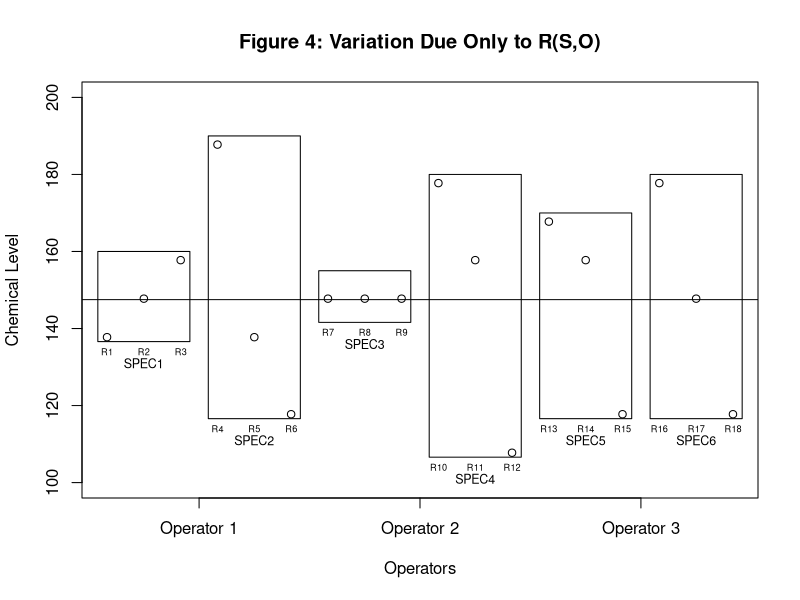

The R source for this figure:

run = seq(1,18)
Res = c(137.75,147.75,157.75,187.75,137.75,117.75,
147.75,147.75,147.75,177.75,157.75,107.75,
167.75,157.75,117.75,177.75,147.75,117.75)
spec = seq(1,6)
#postscript("u:/meth1/lectures/chemplot.ps",horizontal=F)
plot(run,Res,type="p",xlab="Operators",ylab="Chemical Level",
        main="Figure 4: Variation Due Only to R(S,O)",cex=.99,
        ylim=c(100,200),xaxt="n")
rect(0.75,136.6,3.25,160)
text(1,134,"R1",cex=.55)
text(2,134,"R2",cex=.55)
text(3,134,"R3",cex=.55)
text(2,131,"SPEC1",cex=.75)

rect(3.75,116.6,6.25,190)
text(4,114,"R4",cex=.55)
text(5,114,"R5",cex=.55)
text(6,114,"R6",cex=.55)
text(5,111,"SPEC2",cex=.75)

rect(6.75,141.6,9.25,155)
text(7,139,"R7",cex=.55)
text(8,139,"R8",cex=.55)
text(9,139,"R9",cex=.55)
text(8,136,"SPEC3",cex=.75)

rect(9.75,106.6,12.25,180)
text(10,104,"R10",cex=.55)
text(11,104,"R11",cex=.55)
text(12,104,"R12",cex=.55)
text(11,101,"SPEC4",cex=.75)

rect(12.75,116.6,15.25,170)
text(13,114,"R13",cex=.55)
text(14,114,"R14",cex=.55)
text(15,114,"R15",cex=.55)
text(14,111,"SPEC5",cex=.75)


rect(15.75,116.6,18.25,180)
text(16,114,"R16",cex=.55)
text(17,114,"R17",cex=.55)
text(18,114,"R18",cex=.55)
text(17,111,"SPEC6",cex=.75)

axis(side=1,at=c(3.5,9.5,15.5),
labels = c("Operator 1","Operator 2","Operator 3"))
segments(0,147.5,19,147.5)
#graphics.off()

